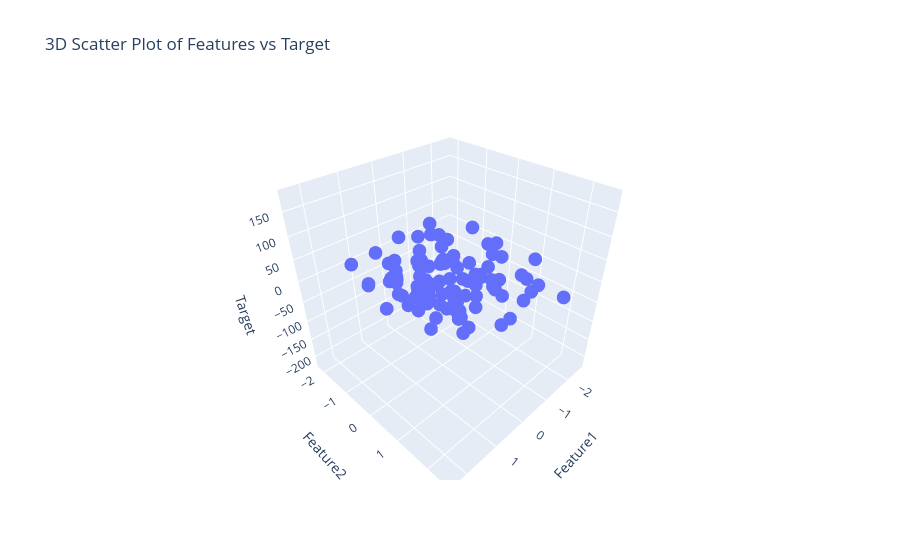

Notebook code cell kept with this figure:
### Code cell
fig = px.scatter_3d(df, x='Feature1', y='Feature2', z='Target', title='3D Scatter Plot of Features vs Target')
fig.show()
